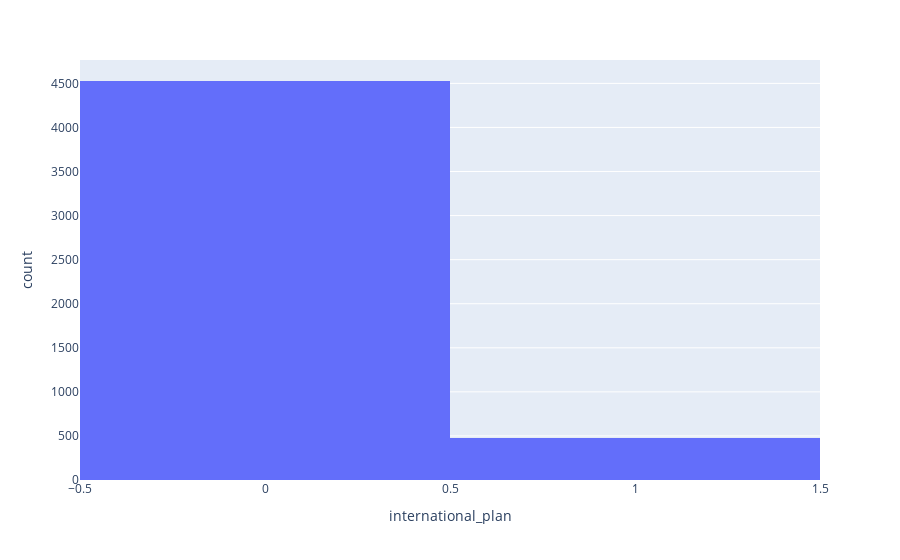

The code cell stored with this chart in its notebook:
### Code cell
# Plot histogram graph for the international plan service used by the Telecom customers with respect to churned/Retained
fig = px.histogram(telecom_df, x = 'international_plan')
fig.show()

### Figure 1 — Plotly figure (JSON) as saved in the notebook; plotly's stock layout.template omitted (floating-point values rounded to 4 significant figures; data arrays with more than 128 entries replaced by an {"elided": "..."} marker saying what was removed)
{"data": [{"alignmentgroup": "True", "bingroup": "x", "hovertemplate": "international_plan=%{x}<br>count=%{y}<extra></extra>", "legendgroup": "", "marker": {"color": "#636efa", "pattern": {"shape": ""}}, "name": "", "offsetgroup": "", "orientation": "v", "showlegend": false, "type": "histogram", "x": {"elided": "5000 int values"}, "xaxis": "x", "yaxis": "y"}], "layout": {"autosize": true, "barmode": "relative", "legend": {"tracegroupgap": 0}, "margin": {"t": 60}, "xaxis": {"anchor": "y", "autorange": true, "domain": [0, 1], "range": [-0.5, 1.5], "title": {"text": "international_plan"}, "type": "linear"}, "yaxis": {"anchor": "x", "autorange": true, "domain": [0, 1], "range": [0, 4765.0], "title": {"text": "count"}}}}
